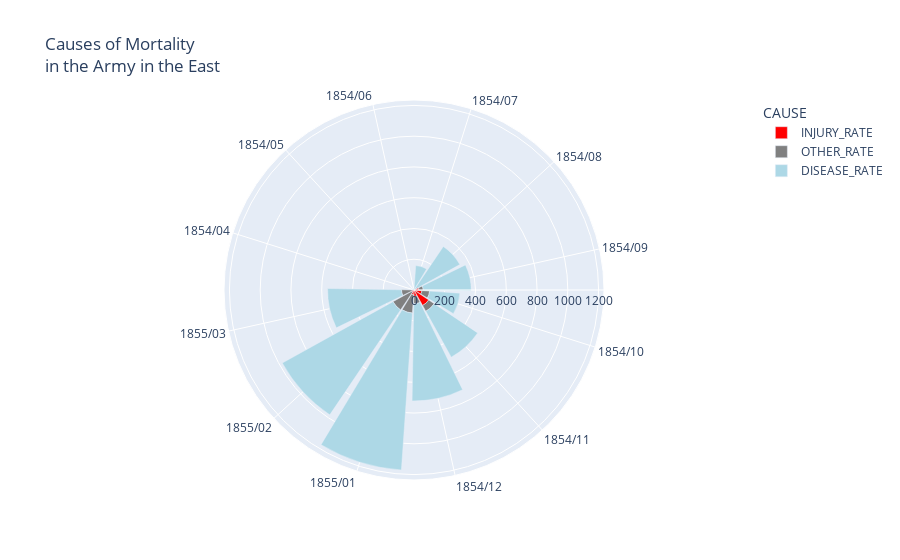

Notebook source saved alongside this figure:
### Markdown cell above
### Polar

### Code cell
polar(R_COLS)

### Figure 1 — Plotly figure (JSON) as saved in the notebook; plotly's stock layout.template omitted (floating-point values rounded to 4 significant figures)
{"data": [{"customdata": [["1854/04"], ["1854/05"], ["1854/06"], ["1854/07"], ["1854/08"], ["1854/09"], ["1854/10"], ["1854/11"], ["1854/12"], ["1855/01"], ["1855/02"], ["1855/03"]], "hovertemplate": "CAUSE=INJURY_RATE<br>COUNT=%{r}<br>DATE=%{customdata[0]}<extra></extra>", "legendgroup": "INJURY_RATE", "marker": {"color": "red"}, "name": "INJURY_RATE", "r": [0, 0, 0, 0, 0.4, 32.1, 51.7, 115.8, 41.7, 30.7, 16.3, 12.8], "showlegend": true, "subplot": "polar", "theta": ["1854/04", "1854/05", "1854/06", "1854/07", "1854/08", "1854/09", "1854/10", "1854/11", "1854/12", "1855/01", "1855/02", "1855/03"], "type": "barpolar"}, {"customdata": [["1854/04"], ["1854/05"], ["1854/06"], ["1854/07"], ["1854/08"], ["1854/09"], ["1854/10"], ["1854/11"], ["1854/12"], ["1855/01"], ["1855/02"], ["1855/03"]], "hovertemplate": "CAUSE=OTHER_RATE<br>COUNT=%{r}<br>DATE=%{customdata[0]}<extra></extra>", "legendgroup": "OTHER_RATE", "marker": {"color": "gray"}, "name": "OTHER_RATE", "r": [7, 4.6, 2.5, 9.6, 11.9, 27.7, 50.1, 42.8, 48, 120, 140.1, 68.6], "showlegend": true, "subplot": "polar", "theta": ["1854/04", "1854/05", "1854/06", "1854/07", "1854/08", "1854/09", "1854/10", "1854/11", "1854/12", "1855/01", "1855/02", "1855/03"], "type": "barpolar"}, {"customdata": [["1854/04"], ["1854/05"], ["1854/06"], ["1854/07"], ["1854/08"], ["1854/09"], ["1854/10"], ["1854/11"], ["1854/12"], ["1855/01"], ["1855/02"], ["1855/03"]], "hovertemplate": "CAUSE=DISEASE_RATE<br>COUNT=%{r}<br>DATE=%{customdata[0]}<extra></extra>", "legendgroup": "DISEASE_RATE", "marker": {"color": "lightblue"}, "name": "DISEASE_RATE", "r": [1.4, 6.2, 4.7, 150, 328.5, 312.2, 197, 340.6, 631.5, 1023.0, 822.8, 480.3], "showlegend": true, "subplot": "polar", "theta": ["1854/04", "1854/05", "1854/06", "1854/07", "1854/08", "1854/09", "1854/10", "1854/11", "1854/12", "1855/01", "1855/02", "1855/03"], "type": "barpolar"}], "layout": {"barmode": "overlay", "legend": {"title": {"text": "CAUSE"}, "tracegroupgap": 0}, "polar": {"angularaxis": {"direction": "clockwise", "rotation": 162.5}, "domain": {"x": [0, 1], "y": [0, 1]}}, "title": {"text": "Causes of Mortality<br>in the Army in the East"}}}
